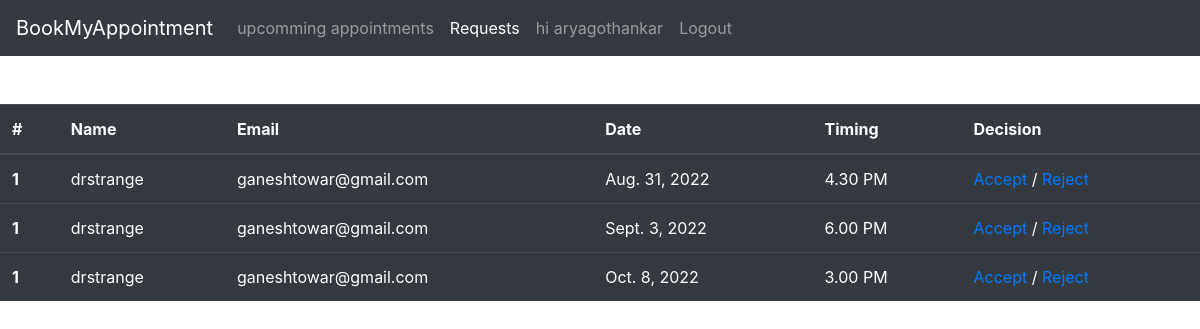
Screenshot of /req (signed in) with the database file from the repository.
### reg/models.py (models this page shows)
class regis(models.Model):
    appointment_opt = models.CharField(max_length=50)
    cl = models.ForeignKey(User,to_field='id',on_delete=models.CASCADE,related_name='cl')
    sp = models.ForeignKey(User,to_field='id',on_delete=models.CASCADE,related_name='sp')
    date = models.DateField(null=True)
    time = models.TextField(null=True)
    stat = models.CharField(max_length=50)

### appointment/views.py (the view)
# urls.py: path('req',views.req,name='req'),
def req(request):
    if request.user is not None:
        appons = regis.objects.filter(sp=request.user, stat='pending')
        data = {
            'appons': appons
        }
        return render(request, 'req.html', data)
    else:
        return '404 error : user not logged in '

### templates/req.html (shortened to what this page needs)
<!doctype html>
<html lang="en">
  <head>
    <link rel="stylesheet" href="https://cdn.jsdelivr.net/npm/bootstrap@4.3.1/dist/css/bootstrap.min.css" >
  </head>
  <body style="background-image: url('https://images.unsplash.com/photo-1634655377962-e6e7b446e7e9?ixlib=rb-1.2.1&ixid=MnwxMjA3fDB8MHxwaG90by1wYWdlfHx8fGVufDB8fHx8&auto=format&fit=crop&w=1528&q=80');height: 100%;
  background-position: center;
  background-repeat: no-repeat;
  background-size: cover;" >
  <nav class="navbar navbar-expand-lg navbar-dark bg-dark">
  <a class="navbar-brand" href="/">BookMyAppointment</a>
  <div class="collapse navbar-collapse float-left" id="navbarNavAltMarkup">
    <div class="navbar-nav float-left">
      <a class="nav-item nav-link " href="/upcomap">upcomming appointments <span class="sr-only">(current)</span></a>
      <a class="nav-item nav-link pl-6 active" href="#">Requests</a>
      <a class="nav-item nav-link pl-6" href="#">hi {{request.user.username}}</a>
      <a class="nav-item nav-link pl-6" href="/Logout"> Logout</a>
    </div>
  </div>
</nav>
  <br> <br>
    <table class="table table-hover table-dark">
  <thead>
    <tr>
      <th scope="col">#</th>
      <th scope="col">Name</th>
      <th scope="col">Email</th>
      <th scope="col">Date</th>
      <th scope="col">Timing </th>
      <th scope="col">Decision</th>
    </tr>
  </thead>
  <tbody>
  {%for ar in appons %}
    <tr>
      <th scope="row">1</th>
      <td>{{ar.cl.username}}</td>
      <td>{{ar.cl.email}}</td>
      <td>{{ar.date}}</td>
      <td>{{ar.time}}</td>
      <td><a href="/accept/{{ar.id}}">Accept</a> / <a href="/decline/{{ar.id}}">Reject</a></td>
    </tr>
  {% endfor%}
  </tbody>
</table>
  </body>
</html>

### rows the page displays
regis: cl.username "drstrange", cl.email "ganeshtowar@gmail.com", date "Aug. 31, 2022", time "4.30 PM"
regis: cl.username "drstrange", cl.email "ganeshtowar@gmail.com", date "Sept. 3, 2022", time "6.00 PM"
regis: cl.username "drstrange", cl.email "ganeshtowar@gmail.com", date "Oct. 8, 2022", time "3.00 PM"

### other values shown
{{ request.user.username }} "aryagothankar"
